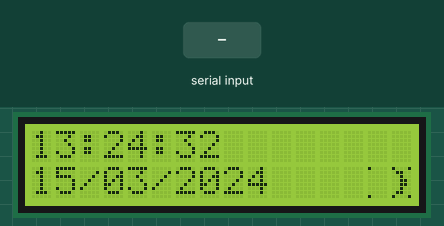
This sketch was run on a simulated ESP8266 (NodeMCU). Shown: 16×2 character LCD. Inputs (shaded band) come from the test bench. WiFi joins after 1.5 s; servers stay silent unless stated; the local clock reads 2024-03-15 10:24:30 at power-on unless the sketch sets it; what the sketch prints to the serial monitor is not drawn.

Above: at 3.1 s.
4.3 s: "Y" received over Serial
At 5.8 s:
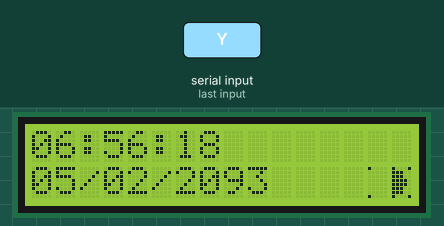
6.5 s: "R" received over Serial
8.3 s: "h90\n" received over Serial
At 9.8 s:
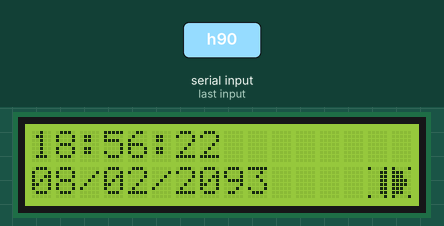
10.5 s: "h,45\n" received over Serial
At 11.7 s:
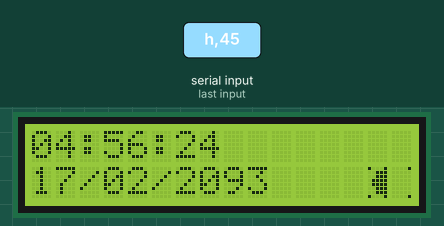
12.5 s: "m90\n" received over Serial
At 13.4 s:
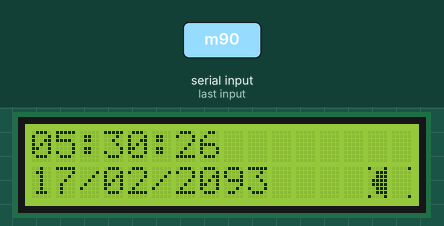
14.5 s: "s90\n" received over Serial
At 15.4 s:
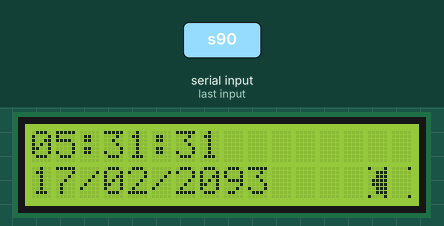
Timing chart, 0 to 17.5 s (numbered marks = the images above; inputs shaded):
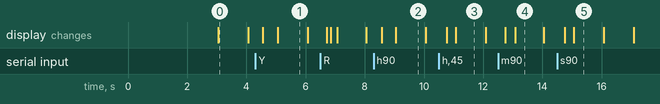

The sketch:

working_clock_b_8266.ino
```cpp
// This is for compatibility with both arduino 1.0 and previous versions
//#include <Arduino.h>
#include <Wire.h>
#include <LiquidCrystal_I2C.h>
#define printByte(args)  write(args);
#include "RTClib.h"
#include <ESP8266WiFi.h>
#include <WiFiUdp.h>

//char ssid[] = "mao";  //  your network SSID (name)
//char pass[] = "maomaomao";       // your network password

char ssid[] = "yuterra.main";  //  your network SSID (name)
char pass[] = "apwh46fds";       // your network password

unsigned int localPort = 2390;      // local port to listen for UDP packets
IPAddress timeServerIP;
//const char* ntpServerName = "time.nist.gov";
const char* ntpServerName = "ntp.yuterra.ru";
int TZ = 3;
const int NTP_PACKET_SIZE = 48;
byte packetBuffer[ NTP_PACKET_SIZE];
WiFiUDP udp;

LiquidCrystal_I2C lcd(0x27, 16, 2);
RTC_DS1307 rtc;
char daysOfTheWeek[7][12] = {"Sunday", "Monday", "Tuesday", "Wednesday", "Thursday", "Friday", "Saturday"};

int eval1 = 0;
int bl = 0;

int Hour = 0; int Minute = 0; int Second = 0; int Year = 0; int Month = 0; int Day = 0;

byte degree[8]  =
{
  B01000,
  B10100,
  B01000,
  B00111,
  B01000,
  B01000,
  B01000,
  B00111,
};

byte moon[8][8] = {
  {
    B10001,
    B00111,
    B00111,
    B01111,
    B01111,
    B00111,
    B00111,
    B10001,
  }, {
    B10001,
    B11100,
    B11100,
    B11110,
    B11110,
    B11100,
    B11100,
    B10001,
  }, {
    B10001,
    B00011,
    B00011,
    B00011,
    B00011,
    B00011,
    B00011,
    B10001,
  }, {
    B10001,
    B11000,
    B11000,
    B11000,
    B11000,
    B11000,
    B11000,
    B10001,
  }, {
    B10000,
    B00000,
    B00000,
    B00000,
    B00000,
    B00000,
    B00000,
    B10000,
  }, {
    B00001,
    B00000,
    B00000,
    B00000,
    B00000,
    B00000,
    B00000,
    B00001,
  }, {
    B10001,
    B00110,
    B00100,
    B01100,
    B01100,
    B00100,
    B00110,
    B10001,
  }, {
    B10001,
    B01100,
    B00100,
    B00110,
    B00110,
    B00100,
    B01100,
    B10001,
  }
};

void setup() {
  Wire.begin(0, 2);
  lcd.init();                      // initialize the lcd
  lcd.backlight();
  bl = 1;
  lcd.clear();
  lcd.createChar(0, degree);
  lcd.print("Starting...");
  Serial.begin(9600);
  if (! rtc.begin()) {
    Serial.println("Couldn't find RTC");
    lcd.setCursor(0, 0); // устанавливаем позицию курсора на экране (на один символ правее левого верхнего угла)

    lcd.print("Couldn't find RTC");
    while (1);
  }
  use();
  WiFi.begin(ssid, pass);
  int i = 0;
  while (WiFi.status() != WL_CONNECTED) {
    delay(500);
    Serial.print(".");
    if (i++ > 20) {
      break; // no wifi
    }
  }
  Serial.println("");
  Serial.println("WiFi connected");
  Serial.println("IP address: ");
  Serial.println(WiFi.localIP());
  Serial.println("Starting UDP");
  udp.begin(localPort);
  Serial.print("Local port: ");
  Serial.println(udp.localPort());
  delay(100);
  getNtpTime();
}

void loop() {
  if (Serial.available()) {
    write_RTC();
  }

  DataRead ();
  DataDisplay();
  delay (10);

}

char getPhase(int Y, int M, int D) {
  double AG, IP;
  char phase;
  long YY, MM, K1, K2, K3, JD;
  YY = Y - floor((12 - M) / 10);
  MM = M + 9;
  if (MM >= 12) MM = MM - 12;

  K1 = floor(365.25 * (YY + 4712));
  K2 = floor(30.6 * MM + 0.5);
  K3 = floor(floor((YY / 100) + 49) * 0.75) - 38;

  JD = K1 + K2 + D + 59;
  if (JD > 2299160)
    JD = JD - K3;

  IP = normalize((JD - 2451550.1) / 29.530588853);
  AG = IP * 29.53;
  if (AG < 1.84566)
  {
    lcd.createChar(1, moon[4]);
    lcd.createChar(2, moon[5]);
  }
  else if (AG < 5.53699)
  {
    lcd.createChar(1, moon[4]);
    lcd.createChar(2, moon[7]);
  }
  else if (AG < 9.22831)
  {
    lcd.createChar(1, moon[4]);
    lcd.createChar(2, moon[1]);
  }
  else if (AG < 12.91963)
  {
    lcd.createChar(1, moon[2]);
    lcd.createChar(2, moon[1]);
  }
  else if (AG < 16.61096)
  {
    lcd.createChar(1, moon[0]);
    lcd.createChar(2, moon[1]);
  }
  else if (AG < 20.30228)
  {
    lcd.createChar(1, moon[0]);
    lcd.createChar(2, moon[3]);
  }
  else if (AG < 23.99361)
  {
    lcd.createChar(1, moon[0]);
    lcd.createChar(2, moon[5]);
  }
  else if (AG < 27.68493)
  {
    lcd.createChar(1, moon[6]);
    lcd.createChar(2, moon[5]);
  }
  else
  {
    lcd.createChar(1, moon[4]);
    lcd.createChar(2, moon[5]);
  }

  phase = AG;
  return phase;
}

double normalize(double v) {           // normalize moon calculation between 0-1
  v = v - floor(v);
  if (v < 0) v = v + 1;
  return v;
}


// use explanation message
void use() {
  Serial.println("\nUSE      : u U h[00-23]m[00-59]s[00-59]D[01-31]M[01-12]Y[00-49]");
  Serial.println("\nEXEMPLE  : h09m35d03 set time to 09h35 ");
  Serial.println("\nCommands : h** : hour,  m** : minutes, s** : seconds ");
  Serial.println("             M** : month, Y** : year,    D** : day of month.");
  Serial.println("u or U shows this message, b - backlight, all other caracter shows time.");
}
// DS1307 time read function
void read_RTC() {
  DateTime now = rtc.now();
  Serial.print("\nActual time : ");
  Serial.print(now.hour(), DEC); //read the hour
  Serial.print(":");
  Serial.print(now.minute(), DEC); //read minutes without update (false)
  Serial.print(":");
  Serial.print(now.second(), DEC); //read seconds
  Serial.print(" ");                 // some space for a more happy life
  Serial.print(daysOfTheWeek[now.dayOfTheWeek()]);
  Serial.print(" ");
  Serial.print(now.day(), DEC); //read date
  Serial.print("/");
  Serial.print(now.month(), DEC); //read month
  Serial.print("/");
  Serial.println(now.year(), DEC); //read year
}

String addZero(int val)
{
  if (val < 10) return "0" + String(val);
  else return String(val);
}

// set clock values
void write_RTC() {
  char value = 0;
  char command = 0;
  command = Serial.read();
  delay(50);				//delay to allow good serial port reading
  value = byte((Serial.read() - 48) * 10); 	//-48 becaus ASCII value for 0 is 48, 1 is 49, etc and *10 because we read tens first
  delay(50);
  value += byte((Serial.read() - 48));		//and then we read units
  switch (command) {
    case 'h' :
      Hour = value;
      Serial.print("hours set to ");
      Serial.println(value, DEC);
      break;
    case 'm' :
      Minute = value;
      Serial.print("minutes set to ");
      Serial.println(value, DEC);
      break;
    case 's' :
      Second = value;
      Serial.print("seconds set to ");
      Serial.println(value, DEC);
      break;
    case 'D' :
      Day = value;
      Serial.print("day of month set to ");
      Serial.println(value, DEC);
      break;
    case 'M' :
      Month = value;
      Serial.print("month set to ");
      Serial.println(value, DEC);
      break;
    case 'Y' :
      Year = value;
      Serial.print("year set to ");
      Serial.println(value, DEC);
      break;
    case 'u' :
    case 'U' :
      use();
      break;
    case 'r' :
      //      RTC.stop();
      Serial.println("Clock stopped");
      break;
    case 'R' :
      //      RTC.start();
      Serial.println("Clock running");
      lcd.init();                      // initialize the lcd
      lcd.backlight();
      lcd.clear();
      break;
    case 'b' :
      if (  bl == 1)
      {
        lcd.noBacklight();
        bl = 0;
      }
      else
      {
        lcd.backlight();
        bl = 1;
      }
      break;

    default :
      break;
  }
  // This line sets the RTC with an explicit date & time, for example to set
  // January 21, 2014 at 3am you would call:
  // rtc.adjust(DateTime(2014, 1, 21, 3, 0, 0));
  // int Hour = 0; int Minute = 0; int Second = 0; int Year = 0; int Month = 0; int Day = 0;
  rtc.adjust(DateTime(Year, Month, Day, Hour, Minute, Second));
  delay(100);
  read_RTC();
}

void DataRead ()
{
  int i;
  DateTime now = rtc.now();

  Hour = now.hour(); // Получаем значение текущего часа
  Minute = now.minute();
  Second = now.second();
  Year   = now.year();
  Month  = now.month();
  Day    = now.day();

  getPhase(Year, Month,  Day);
}

void DataDisplay ()
{
  lcd.setCursor(0, 0); // устанавливаем позицию курсора на экране (на один символ правее левого верхнего угла)
  lcd.print(addZero(Hour));
  lcd.print(":");
  lcd.print(addZero(Minute));
  lcd.print(":");
  lcd.print(addZero(Second)); // Выводим время
  lcd.setCursor(0, 1);
  lcd.print(addZero(Day));
  lcd.print("/");
  lcd.print(addZero(Month));
  lcd.print("/");
  lcd.print(addZero(Year));
  lcd.setCursor(14, 1);
  lcd.printByte(1);
  lcd.printByte(2);
  //delay(100);
}

void getNtpTime() {
  //get a random server from the pool
  WiFi.hostByName(ntpServerName, timeServerIP);

  sendNTPpacket(timeServerIP); // send an NTP packet to a time server
  // wait to see if a reply is available
  delay(1000);

  int cb = udp.parsePacket();
  if (!cb) {
    Serial.println("no tnp response yet");
  }
  else {
    Serial.print("ntp response received, length=");
    Serial.println(cb);
    // We've received a packet, read the data from it
    udp.read(packetBuffer, NTP_PACKET_SIZE); // read the packet into the buffer

    //the timestamp starts at byte 40 of the received packet and is four bytes,
    // or two words, long. First, esxtract the two words:

    unsigned long highWord = word(packetBuffer[40], packetBuffer[41]);
    unsigned long lowWord = word(packetBuffer[42], packetBuffer[43]);
    // combine the four bytes (two words) into a long integer
    // this is NTP time (seconds since Jan 1 1900):
    unsigned long secsSince1900 = highWord << 16 | lowWord;
    Serial.print("Seconds since Jan 1 1900 = " );
    Serial.println(secsSince1900);

    // now convert NTP time into everyday time:
    Serial.print("Unix time = ");
    // Unix time starts on Jan 1 1970. In seconds, that's 2208988800:
    const unsigned long seventyYears = 2208988800UL;
    // subtract seventy years:
    unsigned long epoch = secsSince1900 - seventyYears;
    // print Unix time:
    Serial.println(epoch);


    // print the hour, minute and second:
    Serial.print("The UTC time is ");       // UTC is the time at Greenwich Meridian (GMT)
    Hour = (epoch  % 86400L) / 3600;
    Serial.print(Hour); // print the hour (86400 equals secs per day)
    Serial.print(':');
    Minute = (epoch  % 3600) / 60;
    Serial.print(Minute); // print the minute (3600 equals secs per minute)
    Serial.print(':');
    Second = epoch % 60;
    Serial.println(epoch % 60); // print the second

    DateTime now = rtc.now();

    //  Hour = now.hour(); // Получаем значение текущего часа
    //  Minute = now.minute();
    //  Second = now.second();
    Year   = now.year();
    Month  = now.month();
    Day    = now.day();

    Serial.println("Ajust RTC!"); // print the second

    rtc.adjust(DateTime(Year, Month, Day, Hour + TZ, Minute, Second));

  }
}

// send an NTP request to the time server at the given address
unsigned long sendNTPpacket(IPAddress& address)
{
  Serial.println("sending NTP packet...");
  // set all bytes in the buffer to 0
  memset(packetBuffer, 0, NTP_PACKET_SIZE);
  // Initialize values needed to form NTP request
  // (see URL above for details on the packets)
  packetBuffer[0] = 0b11100011;   // LI, Version, Mode
  packetBuffer[1] = 0;     // Stratum, or type of clock
  packetBuffer[2] = 6;     // Polling Interval
  packetBuffer[3] = 0xEC;  // Peer Clock Precision
  // 8 bytes of zero for Root Delay & Root Dispersion
  packetBuffer[12]  = 49;
  packetBuffer[13]  = 0x4E;
  packetBuffer[14]  = 49;
  packetBuffer[15]  = 52;

  // all NTP fields have been given values, now
  // you can send a packet requesting a timestamp:
  udp.beginPacket(address, 123); //NTP requests are to port 123
  udp.write(packetBuffer, NTP_PACKET_SIZE);
  udp.endPacket();
}
```

Measured:
- what the display in image 0 shows lasts 1.0 s, from 3.1 s to 4.1 s
